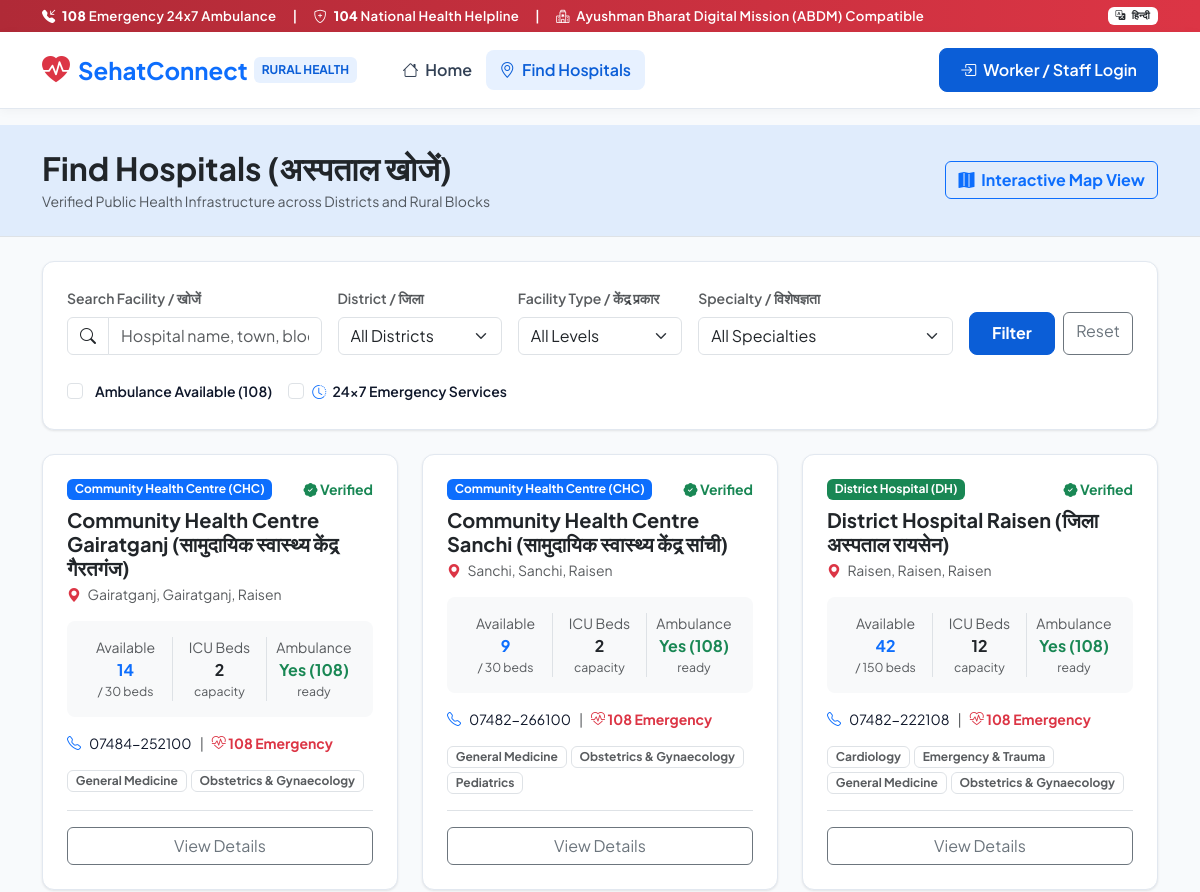
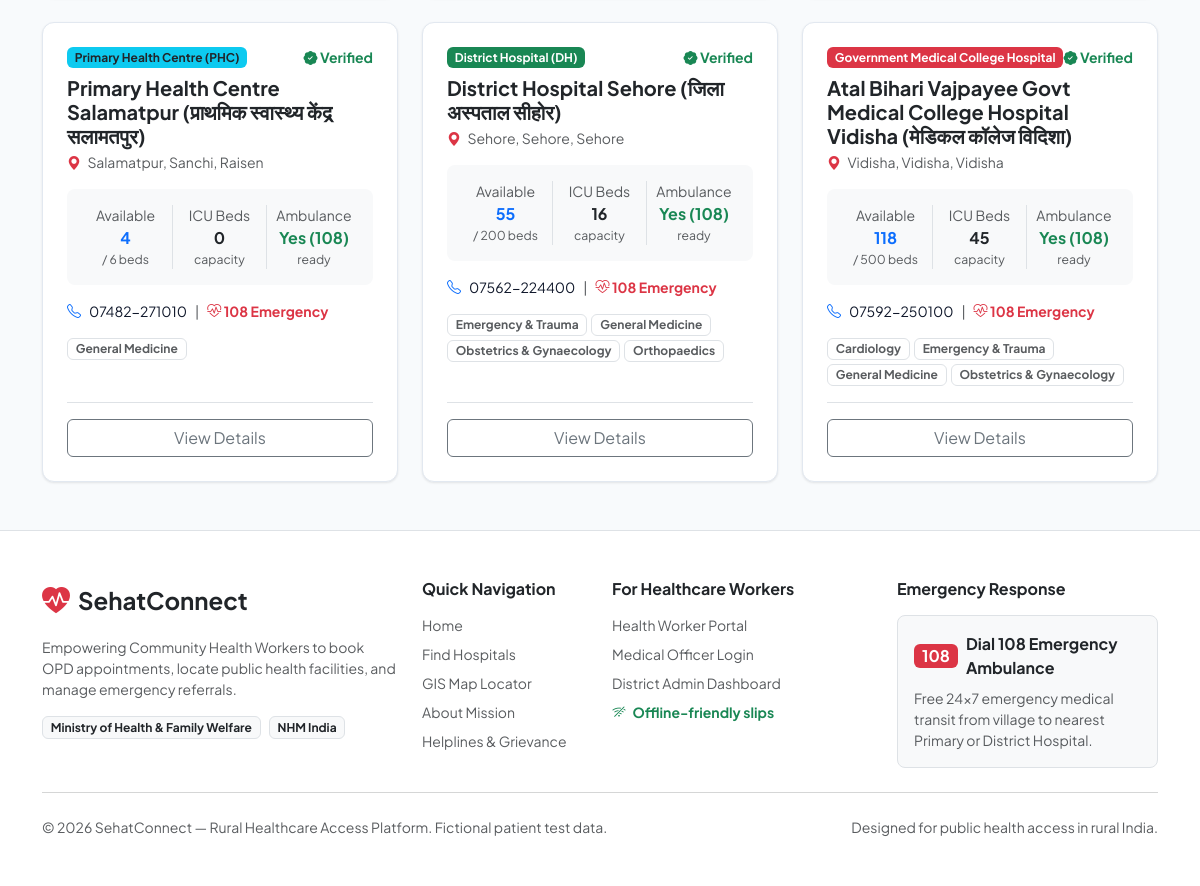
The app's page /hospitals/ with its own data (2 pictures, top to bottom).
### hospitals/models.py (models this page shows, shortened)
class Hospital(models.Model):
    FACILITY_TYPES = [
        ('sub_centre', 'Health Sub-Centre (HSC) / उप-स्वास्थ्य केंद्र'),
        ('phc', 'Primary Health Centre (PHC) / प्राथमिक स्वास्थ्य केंद्र'),
        ('chc', 'Community Health Centre (CHC) / सामुदायिक स्वास्थ्य केंद्र'),
        ('sdh', 'Sub-District Hospital (SDH) / उप-जिला अस्पताल'),
        ('dh', 'District Hospital (DH) / जिला अस्पताल'),
        ('mc', 'Government Medical College Hospital / मेडिकल कॉलेज'),
    ]
    name = models.CharField(max_length=200)
    name_hi = models.CharField(max_length=200, blank=True)
    facility_type = models.CharField(max_length=20, choices=FACILITY_TYPES, default='phc')
    registration_number = models.CharField(max_length=50, unique=True, help_text="State Health Dept Registry ID")
    address = models.TextField()
    village_town = models.CharField(max_length=100)
    block = models.CharField(max_length=100)
    district = models.CharField(max_length=100)
    state = models.CharField(max_length=100, default='Madhya Pradesh')
    pincode = models.CharField(max_length=10)
    latitude = models.DecimalField(max_digits=9, decimal_places=6, default=23.259933)
    longitude = models.DecimalField(max_digits=9, decimal_places=6, default=77.412615)
    contact_phone = models.CharField(max_length=20)
    emergency_phone = models.CharField(max_length=20, default='108')
    ambulance_available = models.BooleanField(default=True)
    emergency_24x7 = models.BooleanField(default=True)
    oxygen_plant_available = models.BooleanField(default=True)
    blood_bank_available = models.BooleanField(default=False)
    total_beds = models.PositiveIntegerField(default=30)
    available_beds = models.PositiveIntegerField(default=12)
    icu_beds = models.PositiveIntegerField(default=4)
    is_verified = models.BooleanField(default=True, help_text="Verified by District Health Administration")
    specialties = models.ManyToManyField(Specialty, blank=True, related_name='hospitals')
    created_at = models.DateTimeField(auto_now_add=True)
    updated_at = models.DateTimeField(auto_now=True)
    class Meta:
        ordering = ['district', 'name']
    @property
    def display_type(self):
        for code, label in self.FACILITY_TYPES:
            if code == self.facility_type:
                return label.split(' / ')[0]
        return self.facility_type.upper()
    @property
    def badge_class(self):
        type_map = {
            'sub_centre': 'bg-secondary',
            'phc': 'bg-info text-dark',
            'chc': 'bg-primary',
            'sdh': 'bg-teal text-white',
            'dh': 'bg-success',
            'mc': 'bg-danger'
        }
        return type_map.get(self.facility_type, 'bg-primary')

class Specialty(models.Model):
    name = models.CharField(max_length=100, unique=True)
    name_hi = models.CharField(max_length=100, blank=True)
    code = models.CharField(max_length=30, blank=True)
    icon = models.CharField(max_length=50, default='bi-heart-pulse', help_text="Bootstrap icon name")
    description = models.TextField(blank=True)
    class Meta:
        verbose_name_plural = "Specialties"
        ordering = ['name']

### hospitals/views.py (the view, shortened to what this page needs)
# urls.py: path('', views.hospital_list, name='hospital_list'),
def hospital_list(request):
    query = request.GET.get('q', '').strip()
    district = request.GET.get('district', '').strip()
    facility_type = request.GET.get('facility_type', '')
    specialty_id = request.GET.get('specialty', '')
    ambulance = request.GET.get('ambulance') == '1'
    emergency = request.GET.get('emergency') == '1'
    hospitals = Hospital.objects.filter(is_verified=True).prefetch_related('specialties', 'doctors')
    if district:
        hospitals = hospitals.filter(district__iexact=district)
    if facility_type:
        hospitals = hospitals.filter(facility_type=facility_type)
    if specialty_id:
        hospitals = hospitals.filter(specialties__id=specialty_id)
    if ambulance:
        hospitals = hospitals.filter(ambulance_available=True)
    if emergency:
        hospitals = hospitals.filter(emergency_24x7=True)
    districts = Hospital.objects.filter(is_verified=True).values_list('district', flat=True).distinct()
    specialties = Specialty.objects.all()
    paginator = Paginator(hospitals, 9)
    page_number = request.GET.get('page')
    page_obj = paginator.get_page(page_number)
    context = {
        'page_obj': page_obj,
        'query': query,
        'district': district,
        'facility_type': facility_type,
        'specialty_id': specialty_id,
        'ambulance': ambulance,
        'emergency': emergency,
        'districts': sorted(list(set(districts))),
        'specialties': specialties,
        'facility_types': Hospital.FACILITY_TYPES,
        'total_count': hospitals.count(),
    }
    return render(request, 'hospitals/hospital_list.html', context)

### templates/hospitals/hospital_list.html (shortened to what this page needs)
{% extends 'base.html' %}
{% block content %}
<div class="py-4 bg-primary bg-opacity-10 border-bottom">
  <div class="container d-flex justify-content-between align-items-center flex-wrap gap-3">
    <div>
      <h2 class="fw-bold text-dark mb-1">{{ t.nav_hospitals }} (अस्पताल खोजें)</h2>
      <p class="text-muted small mb-0">Verified Public Health Infrastructure across Districts and Rural Blocks</p>
    </div>
    <div class="d-flex gap-2">
      <a href="{% url 'hospitals:hospital_map' %}" class="btn btn-outline-primary fw-bold">
        <i class="bi bi-map-fill me-1"></i> Interactive Map View
      </a>
    </div>
  </div>
</div>
<div class="container py-4">
  <div class="sc-card p-4 mb-4">
    <form method="GET" class="row g-3 align-items-end">
      <div class="col-md-3">
        <label class="form-label small fw-semibold text-muted">Search Facility / खोजें</label>
        <div class="input-group">
          <span class="input-group-text bg-white"><i class="bi bi-search"></i></span>
          <input type="text" name="q" value="{{ query }}" class="form-control" placeholder="Hospital name, town, block...">
        </div>
      </div>
      <div class="col-md-2">
        <label class="form-label small fw-semibold text-muted">District / जिला</label>
        <select name="district" class="form-select">
          <option value="">All Districts</option>
        </select>
      </div>
      <div class="col-md-2">
        <label class="form-label small fw-semibold text-muted">Facility Type / केंद्र प्रकार</label>
        <select name="facility_type" class="form-select">
          <option value="">All Levels</option>
        </select>
      </div>
      <div class="col-md-3">
        <label class="form-label small fw-semibold text-muted">Specialty / विशेषज्ञता</label>
        <select name="specialty" class="form-select">
          <option value="">All Specialties</option>
        </select>
      </div>
      <div class="col-md-2 d-flex gap-2">
        <button type="submit" class="btn btn-sc-primary w-100 fw-bold">Filter</button>
        <a href="{% url 'hospitals:hospital_list' %}" class="btn btn-outline-secondary">Reset</a>
      </div>
      <div class="col-12 pt-2 d-flex gap-3 align-items-center">
        <div class="form-check">
          <input class="form-check-input" type="checkbox" name="ambulance" value="1" id="checkAmbulance" {% if ambulance %}checked{% endif %}>
          <label class="form-check-label small fw-semibold" for="checkAmbulance">
             Ambulance Available (108)
          </label>
        </div>
        <div class="form-check">
          <input class="form-check-input" type="checkbox" name="emergency" value="1" id="checkEmergency" {% if emergency %}checked{% endif %}>
          <label class="form-check-label small fw-semibold" for="checkEmergency">
            <i class="bi bi-clock-history text-primary me-1"></i> 24x7 Emergency Services
          </label>
        </div>
      </div>
    </form>
  </div>
  {% if page_obj %}
    <div class="row g-4 mb-4">
      {% for hospital in page_obj %}
        <div class="col-md-6 col-lg-4">
          <div class="sc-card h-100 p-4 d-flex flex-column justify-content-between sc-card-interactive">
            <div>
              <div class="d-flex justify-content-between align-items-start mb-2">
                <span class="badge {{ hospital.badge_class }}">{{ hospital.display_type }}</span>
                {% if hospital.is_verified %}
                  <span class="text-success small fw-bold"><i class="bi bi-patch-check-fill"></i> Verified</span>
                {% else %}
                  <span class="text-warning small fw-bold"><i class="bi bi-clock"></i> Verification Pending</span>
                {% endif %}
              </div>
              <h5 class="fw-bold text-dark mb-1">{{ hospital.name }}</h5>
              <div class="small text-muted mb-3">
                <i class="bi bi-geo-alt-fill text-danger me-1"></i> {{ hospital.village_town }}, {{ hospital.block }}, {{ hospital.district }}
              </div>
              <div class="p-3 bg-light rounded-3 mb-3 small">
                <div class="row g-2 text-center">
                  <div class="col-4 border-end">
                    <span class="text-muted d-block">Available</span>
                    <strong class="text-primary fs-6">{{ hospital.available_beds }}</strong>
                    <small class="text-muted d-block">/ {{ hospital.total_beds }} beds</small>
                  </div>
                  <div class="col-4 border-end">
                    <span class="text-muted d-block">ICU Beds</span>
                    <strong class="text-dark fs-6">{{ hospital.icu_beds }}</strong>
                    <small class="text-muted d-block">capacity</small>
                  </div>
                  <div class="col-4">
                    <span class="text-muted d-block">Ambulance</span>
                    <strong class="text-success fs-6">{% if hospital.ambulance_available %}Yes (108){% else %}No{% endif %}</strong>
                    <small class="text-muted d-block">ready</small>
                  </div>
                </div>
              </div>
              <div class="mb-3 small">
                <div class="d-flex align-items-center gap-2 mb-1">
                  <i class="bi bi-telephone text-primary"></i>
                  <span>{{ hospital.contact_phone }}</span>
                  <span class="text-muted">|</span>
                  <span class="text-danger fw-bold"><i class="bi bi-heart-pulse"></i> 108 Emergency</span>
                </div>
              </div>
              <div class="d-flex flex-wrap gap-1 mb-3">
                {% for s in hospital.specialties.all|slice:":4" %}
                  <span class="badge bg-white text-muted border small">{{ s.name }}</span>
                {% endfor %}
              </div>
            </div>
            <div class="pt-3 border-top d-flex gap-2">
              <a href="{% url 'hospitals:hospital_detail' hospital.pk %}" class="btn btn-outline-secondary flex-grow-1">
                {{ t.action_view }}
              </a>
            </div>
          </div>
        </div>
      {% endfor %}
    </div>
  {% endif %}
</div>
{% endblock %}

### records on screen
Hospital: display_type "Community Health Centre (CHC)", is_verified True (drawn), name "Community Health Centre Gairatganj (सामुदायिक स्वास्थ्य केंद्र गैरतगंज)", village_town "Gairatganj", block "Gairatganj", district "Raisen", available_beds "14", total_beds "30", icu_beds "2", ambulance_available "Yes (108)", contact_phone "07484-252100", action_view "View Details"
Specialty: name "General Medicine"
Specialty: name "Obstetrics & Gynaecology"
Hospital: display_type "Community Health Centre (CHC)", is_verified True (drawn), name "Community Health Centre Sanchi (सामुदायिक स्वास्थ्य केंद्र सांची)", village_town "Sanchi", block "Sanchi", district "Raisen", available_beds "9", total_beds "30", icu_beds "2", ambulance_available "Yes (108)", contact_phone "07482-266100", action_view "View Details"
Specialty: name "Pediatrics"
Hospital: display_type "District Hospital (DH)", is_verified True (drawn), name "District Hospital Raisen (जिला अस्पताल रायसेन)", village_town "Raisen", block "Raisen", district "Raisen", available_beds "42", total_beds "150", icu_beds "12", ambulance_available "Yes (108)", contact_phone "07482-222108", action_view "View Details"
Specialty: name "Cardiology"
Specialty: name "Emergency & Trauma"
Hospital: display_type "Primary Health Centre (PHC)", is_verified True (drawn), name "Primary Health Centre Salamatpur (प्राथमिक स्वास्थ्य केंद्र सलामतपुर)", village_town "Salamatpur", block "Sanchi", district "Raisen", available_beds "4", total_beds "6", icu_beds "0", ambulance_available "Yes (108)", contact_phone "07482-271010", action_view "View Details"
Hospital: display_type "District Hospital (DH)", is_verified True (drawn), name "District Hospital Sehore (जिला अस्पताल सीहोर)", village_town "Sehore", block "Sehore", district "Sehore", available_beds "55", total_beds "200", icu_beds "16", ambulance_available "Yes (108)", contact_phone "07562-224400", action_view "View Details"
Specialty: name "Orthopaedics"
Hospital: display_type "Government Medical College Hospital", is_verified True (drawn), name "Atal Bihari Vajpayee Govt Medical College Hospital Vidisha (मेडिकल कॉलेज विदिशा)", village_town "Vidisha", block "Vidisha", district "Vidisha", available_beds "118", total_beds "500", icu_beds "45", ambulance_available "Yes (108)", contact_phone "07592-250100", action_view "View Details"

### other values on screen
{{ t.urgency_emergency }} "Emergency 24x7"
{{ alt_language_name }} "हिन्दी"
{{ t.app_name }} "SehatConnect"
{{ t.nav_home }} "Home"
{{ t.nav_hospitals }} "Find Hospitals"
{{ t.nav_login }} "Worker / Staff Login"
{{ t.sub_tagline }} "Empowering Community Health Workers to book OPD appointments, locate public health facilities, and manage emergency referrals."
